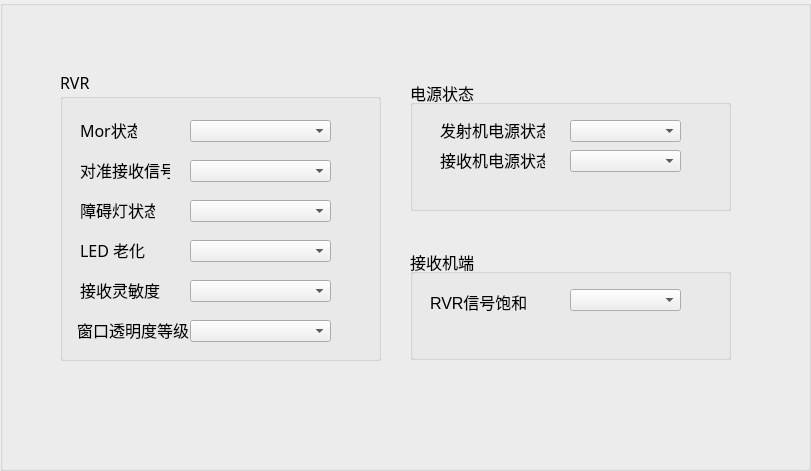
  <widget class="QGroupBox" name="groupBox_waring">
   <property name="geometry">
    <rect>
     <x>40</x>
     <y>900</y>
     <width>811</width>
     <height>471</height>
    </rect>
   </property>
   <property name="title">
    <string/>
   </property>
   <widget class="QGroupBox" name="groupBox_18">
    <property name="geometry">
     <rect>
      <x>60</x>
      <y>70</y>
      <width>321</width>
      <height>291</height>
     </rect>
    </property>
    <property name="font">
     <font>
      <family>微软雅黑 Light</family>
      <pointsize>12</pointsize>
      <weight>50</weight>
      <bold>false</bold>
     </font>
    </property>
    <property name="title">
     <string>RVR</string>
    </property>
    <widget class="QLabel" name="label_59">
     <property name="geometry">
      <rect>
       <x>17</x>
       <y>250</y>
       <width>121</width>
       <height>20</height>
      </rect>
     </property>
     <property name="text">
      <string>窗口透明度等级</string>
     </property>
    </widget>
    <widget class="QLabel" name="label_30">
     <property name="geometry">
      <rect>
       <x>20</x>
       <y>130</y>
       <width>75</width>
       <height>20</height>
      </rect>
     </property>
     <property name="text">
      <string>障碍灯状态</string>
     </property>
    </widget>
    <widget class="QLabel" name="label_28">
     <property name="geometry">
      <rect>
       <x>20</x>
       <y>50</y>
       <width>57</width>
       <height>20</height>
      </rect>
     </property>
     <property name="text">
      <string>Mor状态</string>
     </property>
    </widget>
    <widget class="QLabel" name="label_57">
     <property name="geometry">
      <rect>
       <x>20</x>
       <y>170</y>
       <width>90</width>
       <height>20</height>
      </rect>
     </property>
     <property name="text">
      <string>LED 老化</string>
     </property>
    </widget>
    <widget class="QLabel" name="label_58">
     <property name="geometry">
      <rect>
       <x>20</x>
       <y>210</y>
       <width>118</width>
       <height>20</height>
      </rect>
     </property>
     <property name="text">
      <string>接收灵敏度</string>
     </property>
    </widget>
    <widget class="QLabel" name="label_29">
     <property name="geometry">
      <rect>
       <x>20</x>
       <y>90</y>
       <width>90</width>
       <height>20</height>
      </rect>
     </property>
     <property name="text">
      <string>对准接收信号</string>
     </property>
    </widget>
    <widget class="QComboBox" name="comboBox_mor_state">
     <property name="geometry">
      <rect>
       <x>130</x>
       <y>50</y>
       <width>141</width>
       <height>22</height>
      </rect>
     </property>
     <property name="font">
      <font>
       <pointsize>12</pointsize>
       <weight>75</weight>
       <bold>true</bold>
      </font>
     </property>
    </widget>
    <widget class="QComboBox" name="comboBox_alignment">
     <property name="geometry">
      <rect>
       <x>130</x>
       <y>90</y>
       <width>141</width>
       <height>22</height>
      </rect>
     </property>
     <property name="font">
      <font>
       <pointsize>12</pointsize>
       <weight>75</weight>
       <bold>true</bold>
      </font>
     </property>
    </widget>
    <widget class="QComboBox" name="comboBox_hinderLight">
     <property name="geometry">
      <rect>
       <x>130</x>
       <y>130</y>
       <width>141</width>
       <height>22</height>
      </rect>
     </property>
     <property name="font">
      <font>
       <pointsize>12</pointsize>
       <weight>75</weight>
       <bold>true</bold>
      </font>
     </property>
    </widget>
    <widget class="QComboBox" name="comboBox_led_old">
     <property name="geometry">
      <rect>
       <x>130</x>
       <y>170</y>
       <width>141</width>
       <height>22</height>
      </rect>
     </property>
     <property name="font">
      <font>
       <pointsize>12</pointsize>
       <weight>75</weight>
       <bold>true</bold>
      </font>
     </property>
    </widget>
    <widget class="QComboBox" name="comboBox_RVR_SPL">
     <property name="geometry">
      <rect>
       <x>130</x>
       <y>210</y>
       <width>141</width>
       <height>22</height>
      </rect>
     </property>
     <property name="font">
      <font>
       <pointsize>12</pointsize>
       <weight>75</weight>
       <bold>true</bold>
      </font>
     </property>
    </widget>
    <widget class="QComboBox" name="comboBox_pollute_leve">
     <property name="geometry">
      <rect>
       <x>130</x>
       <y>250</y>
       <width>141</width>
       <height>22</height>
      </rect>
     </property>
     <property name="font">
      <font>
       <pointsize>12</pointsize>
       <weight>75</weight>
       <bold>true</bold>
      </font>
     </property>
    </widget>
   </widget>
   <widget class="QGroupBox" name="groupBox_4">
    <property name="geometry">
     <rect>
      <x>410</x>
      <y>80</y>
      <width>321</width>
      <height>131</height>
     </rect>
    </property>
    <property name="font">
     <font>
      <pointsize>12</pointsize>
      <weight>50</weight>
      <bold>false</bold>
     </font>
    </property>
    <property name="title">
     <string>电源状态</string>
    </property>
    <widget class="QComboBox" name="comboBox_reciv_electric_state">
     <property name="geometry">
      <rect>
       <x>160</x>
       <y>70</y>
       <width>111</width>
       <height>22</height>
      </rect>
     </property>
     <property name="font">
      <font>
       <pointsize>12</pointsize>
       <weight>75</weight>
       <bold>true</bold>
      </font>
     </property>
    </widget>
    <widget class="QLabel" name="label_27">
     <property name="geometry">
      <rect>
       <x>30</x>
       <y>70</y>
       <width>105</width>
       <height>20</height>
      </rect>
     </property>
     <property name="text">
      <string>接收机电源状态</string>
     </property>
    </widget>
    <widget class="QComboBox" name="comboBox_send_electric_state">
     <property name="geometry">
      <rect>
       <x>160</x>
       <y>40</y>
       <width>111</width>
       <height>22</height>
      </rect>
     </property>
     <property name="font">
      <font>
       <pointsize>12</pointsize>
       <weight>75</weight>
       <bold>true</bold>
      </font>
     </property>
    </widget>
    <widget class="QLabel" name="label_26">
     <property name="geometry">
      <rect>
       <x>30</x>
       <y>40</y>
       <width>105</width>
       <height>20</height>
      </rect>
     </property>
     <property name="text">
      <string>发射机电源状态</string>
     </property>
    </widget>
   </widget>
   <widget class="QGroupBox" name="groupBox_26">
    <property name="geometry">
     <rect>
      <x>410</x>
      <y>249</y>
      <width>321</width>
      <height>111</height>
     </rect>
    </property>
    <property name="font">
     <font>
      <pointsize>12</pointsize>
      <weight>50</weight>
      <bold>false</bold>
     </font>
    </property>
    <property name="title">
     <string>接收机端</string>
    </property>
    <widget class="QComboBox" name="comboBox_reciv_signal">
     <property name="geometry">
      <rect>
       <x>160</x>
       <y>40</y>
       <width>111</width>
       <height>22</height>
      </rect>
     </property>
     <property name="font">
      <font>
       <pointsize>12</pointsize>
       <weight>75</weight>
       <bold>true</bold>
      </font>
     </property>
    </widget>
    <widget class="QLabel" name="label_60">
     <property name="geometry">
      <rect>
       <x>20</x>
       <y>43</y>
       <width>121</width>
       <height>20</height>
      </rect>
     </property>
     <property name="text">
      <string>RVR信号饱和</string>
     </property>
    </widget>
   </widget>
  </widget>
